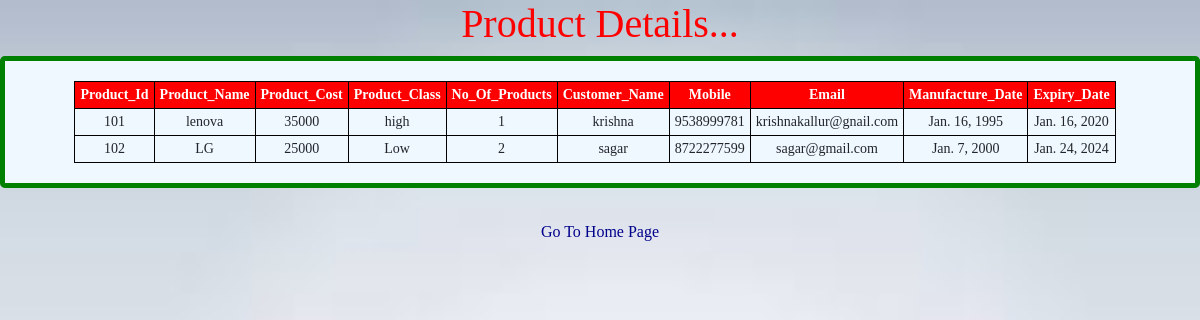
The app's page /retrive/ with its own data.
### loginapp/models.py (models this page shows)
class ProductData(models.Model):
    product_id=models.IntegerField()
    product_name=models.CharField(max_length=100)
    product_cost=models.IntegerField()
    product_class=models.CharField(max_length=20)
    no_of_products=models.IntegerField()
    manufacture_date=models.DateField(max_length=100)
    expiry_date=models.DateField(max_length=100)
    customer_name=models.CharField(max_length=100)
    mobile=models.BigIntegerField()
    email=models.EmailField(max_length=100)

### loginapp/views.py (the view)
# urls.py: url(r'^retrive/',views.retriveview),
def retriveview(request):
    data=ProductData.objects.all()
    return render(request,'retrive.html',{'pdata':data})

### templates/retrive.html (shortened to what this page needs)
<html>
<head>
  <link rel="stylesheet" href="https://maxcdn.bootstrapcdn.com/bootstrap/4.4.1/css/bootstrap.min.css">
</head>
<body>
{% if pdata %}
<center>
    <h1>Product Details...</h1>
<div class="jumbotron">
    <table cellpadding="5">
        <thead>
        <tr>
            <th>Product_Id</th>
            <th>Product_Name</th>
            <th>Product_Cost</th>
            <th>Product_Class</th>
            <th>No_Of_Products</th>
            <th>Customer_Name</th>
            <th>Mobile</th>
            <th>Email</th>
            <th>Manufacture_Date</th>
            <th>Expiry_Date</th>
        </tr>
        </thead>
        {% for i in pdata %}
        <tbody>
        <tr>
        <td>{{ i.product_id }}</td>
        <td>{{ i.product_name }}</td>
        <td>{{ i.product_cost }}</td>
        <td>{{ i.product_class }}</td>
        <td>{{ i.no_of_products }}</td>
        <td>{{ i.customer_name }}</td>
        <td>{{ i.mobile}}</td>
        <td>{{ i.email}}</td>
        <td>{{ i.manufacture_date}}</td>
        <td>{{ i.expiry_date}}</td>
        </tr>
        </tbody>
        {% endfor %}
    </table>
</div>
</center>
{% else %}
<h2>Products are not availabel</h2>
{% endif %}
<center>
    <div>
        <a  href="/index/">Go To Home Page</a>
    </div>
</center>
</body>
</html>

### templates/retrive.html (style rules this page uses)
.jumbotron { background-color: aliceblue; border: green solid 5px; padding-top: 20px; padding-bottom: 20px; padding-left: 20px; padding-right: 20px; }
table,th,td { border: 1px solid black; text-align: center; margin-right: 10px; font-size: 14px; }
thead { background-color: red; color: white; }
body { background-size: cover; background-repeat: no-repeat; font-family: cursive; }
h1 { color: red; }
a { color: darkblue; }

### records on screen
ProductData: product_id "101", product_name "lenova", product_cost "35000", product_class "high", no_of_products "1", customer_name "krishna", mobile "9538999781", email "krishnakallur@gnail.com", manufacture_date "Jan. 16, 1995", expiry_date "Jan. 16, 2020"
ProductData: product_id "102", product_name "LG", product_cost "25000", product_class "Low", no_of_products "2", customer_name "sagar", mobile "8722277599", email "sagar@gmail.com", manufacture_date "Jan. 7, 2000", expiry_date "Jan. 24, 2024"
